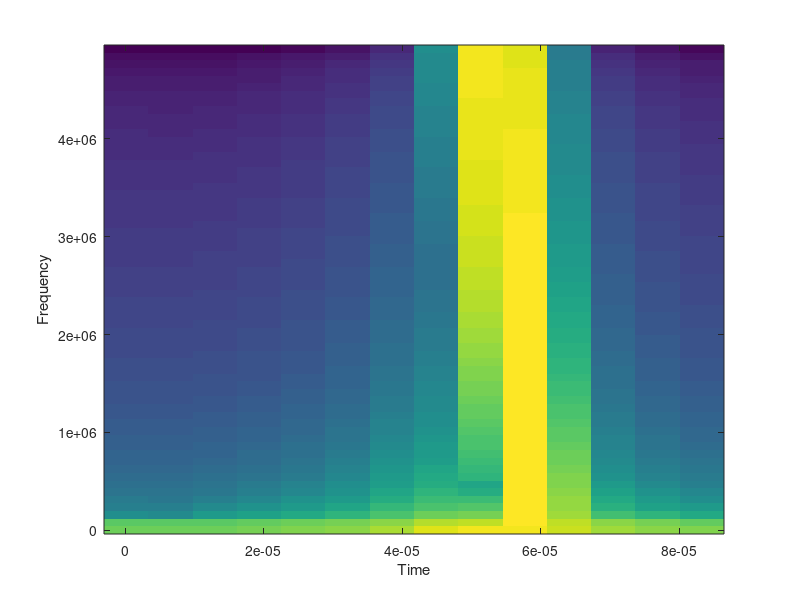

The MATLAB script that drew this image:
clear all;
close all;
clc;

#package for spectrogram
pkg load signal

#----Sampling frequency----
#Sampling frequency chosen as 10Mhz
sampling_freq = 10e6;

#----Input signal (real valued)----
#Considering a chirp signal
#Time duration chosen as 100 microseconds
#Starting frequency chosen as 500KHz
#Stop frequency chosen as 1500KHz
time_dur = 100e-6;
start_freq = 500e3;
stop_freq = 1500e3;
#time domain vector : starts at 0, increases at the rate of reciprocal of time period, and stops at time duration - time period
time_pd = 1/sampling_freq;
time_vec = 0:time_pd:time_dur-time_pd;
#signal chosen is sin wave
x = sin(2*pi*(start_freq*time_vec + (stop_freq-start_freq)/(2*time_dur)*time_vec.^2));

#----Plotting x----
plot(time_vec,x);
xlabel('Time in [sec]');
ylabel('Amplitude in [V]');
grid on;

#----FFT----
#Length of frequency domain signal should be same as that of time domain signal
N = length(x);
#frequency domain vector : goes from -(half of sampling frequency) to 0 to (half of sampling frequency-1)
freq_vec = (-N/2:N/2-1)*sampling_freq/N;
#X is frequency domain equivalent of x with N samples
X = fftshift(fft(x,N));

#----Plotting X----
#taking absolute value of X while plotting since X is complex
plot(freq_vec,abs(X));
xlabel('Frequency in [Hz]');
ylabel('Amplitude in [V]');
grid on;

#----Plotting X in dB----
plot(freq_vec,20*log10(abs(X)));
xlabel('Frequency in [Hz]');
ylabel('Amplitude in [dB]');
grid on;

#Similarly,for complex valued version of input signal,

#----Input signal (complex valued)----
f = exp(1*j*(2*pi*(start_freq*time_vec + (stop_freq-start_freq)/(2*time_dur)*time_vec.^2)));
#To get the oter half, use the following value for f instead --> f = exp(-1*j*(2*pi*(start_freq*time_vec + (stop_freq-start_freq)/(2*time_dur)*time_vec.^2)));

#----Plotting f----
plot(time_vec,imag(f));
xlabel('Time in [sec]');
ylabel('Amplitude in [V]');
grid on;

#----FFT----
F = fftshift(fft(f,N));

#----Plotting F----
#Comparing it with the plot of X, only one half of the signal appears
plot(freq_vec,abs(F));
xlabel('Frequency in [Hz]');
ylabel('Amplitude in [V]');
grid on;

#----Plotting F in dB----
#Comparing it with the plot of X in dB, only one half of the signal appears
plot(freq_vec,20*log10(abs(F)));
xlabel('Frequency in [Hz]');
ylabel('Amplitude in [dB]');
grid on;

#----Spectrogram----
specgram(x,128,sampling_freq);
specgram(X,128,sampling_freq);
specgram(f,128,sampling_freq);
specgram(F,128,sampling_freq);